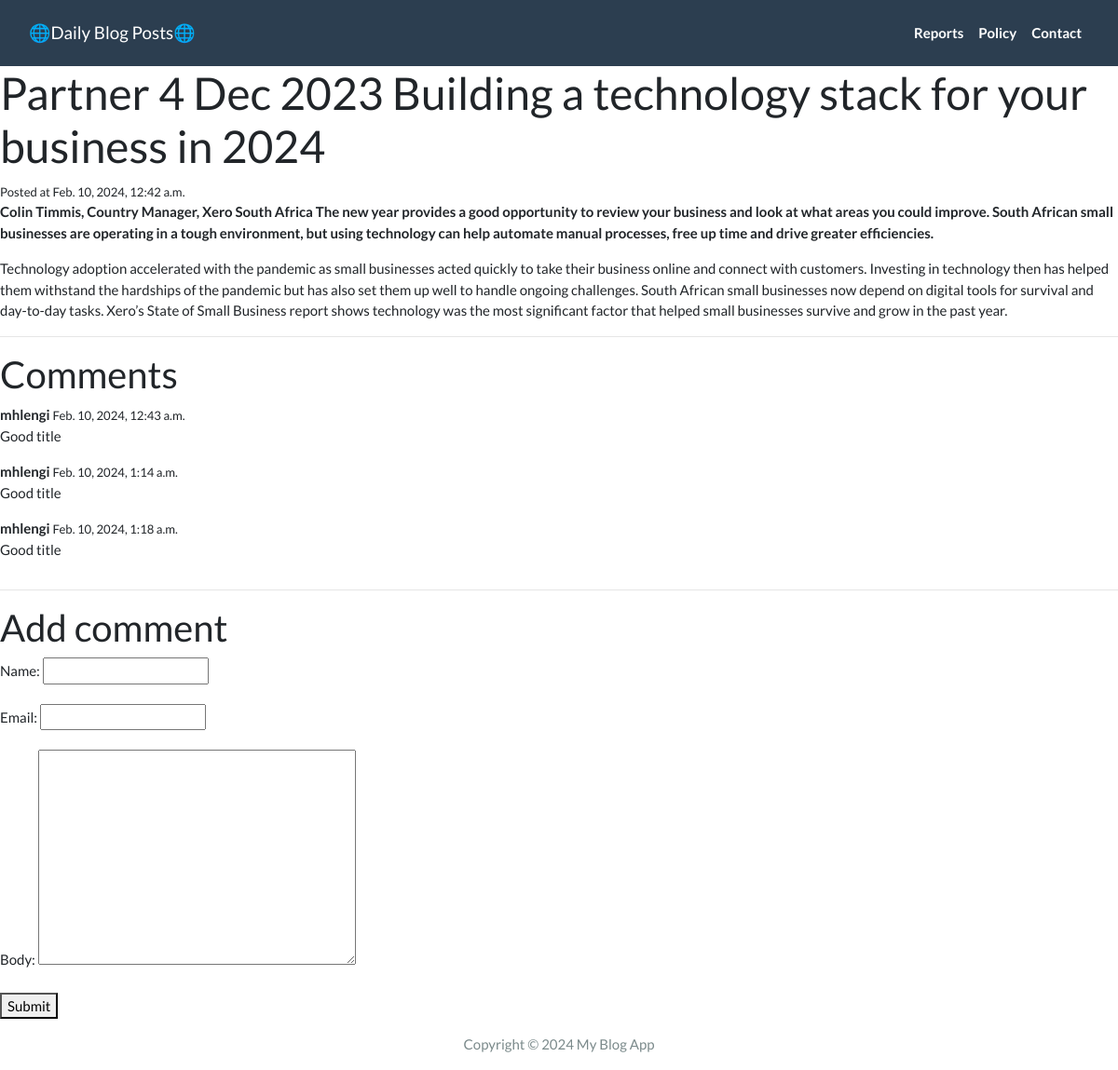
/1/, run on the app's committed database.
### blog/models.py (models this page shows)
class Post(models.Model):
    title = models.CharField(max_length=255)
    slug = models.SlugField()
    intro = models.TextField()
    body = models.TextField()
    date_added = models.DateTimeField(auto_now_add=True)
    class Meta:
        ordering = ['-date_added']

class Comment(models.Model):
    post = models.ForeignKey(Post, related_name='comments', on_delete=models.CASCADE)
    name = models.CharField(max_length=255)
    email = models.EmailField()
    body = models.TextField()
    date_added = models.DateTimeField(auto_now_add=True)
    class Meta:
        ordering = ['date_added']

### blog/views.py (the view)
# urls.py: path('<slug:slug>/', post_detail, name='post_detail'),
def post_detail(request, slug):
    post = Post.objects.get(slug=slug)
    if request.method == 'POST':
        form = CommentForm(request.POST)
        if form.is_valid():
            comment = form.save(commit=False)
            comment.post = post
            comment.save()
            return redirect('post_detail', slug=post.slug)
    else:
        form = CommentForm()
    return render(request, 'blog/post_detail.html', {'post': post, 'form': form})

### blog/forms.py
class CommentForm(forms.ModelForm):
    class Meta:
        model = Comment
        fields = ['name', 'email', 'body']

### blog/templates/blog/post_detail.html (shortened to what this page needs)
{% extends 'blog/base.html' %}
{% block content %}
    <h1 class="title">{{ post.title }}</h1>
    <small>Posted at {{ post.date_added }}</small>
    <p><strong>{{ post.intro }}</strong></p>
    <p>{{ post.body }}</p>
    <hr>
    <h2 class="subtitle">Comments</h2>
    {% for comment in post.comments.all %}
        <article class="media">
            <div class="media-content">
                <div class="content">
                    <p>
                        <strong>{{ comment.name }}</strong> <small>{{ comment.date_added }}</small>
                        <br>
                        {{ comment.body }}
                    </p>
                </div>
            </div>
        </article>
    {% empty %}
        <div class="notification">
            <p>No comments yet!</p>
        </div>
    {% endfor %}
    <hr>
    <h2 class="subtitle">Add comment</h2>
    <form method="post" action=".">
        {{ form.as_p }}
        <div class="field">
            <div class="control">
                <button class="button is-success">Submit</button>
            </div>
        </div>
    </form>
{% endblock %}

### blog/templates/blog/base.html (shortened to what this page needs)
<!DOCTYPE html>
<html>
    <head>
        <link rel="stylesheet" href="https://stackpath.bootstrapcdn.com/bootswatch/4.5.2/flatly/bootstrap.min.css">
      </head>
    <body>
  <nav class="navbar navbar-expand-lg navbar-dark bg-primary" id="mainNav">
    <div class="container-fluid">
        <a class="navbar-brand" href="#">🌐Daily Blog Posts🌐</a>
      <div class="collapse navbar-collapse" id="navbarResponsive">
        <ul class="navbar-nav ml-auto">
          <li class="nav-item text-black">
            <a class="nav-link text-black font-weight-bold" href="#">Reports</a>
          </li>
          <li class="nav-item text-black">
            <a class="nav-link text-black font-weight-bold" href="#">Policy</a>
          </li>
          <li class="nav-item text-black">
            <a class="nav-link text-black font-weight-bold" href="#">Contact</a>
          </li>
        </ul>
      </div>
    </div>
  </nav>
  {% block content %}{% endblock content %}
  <footer class="py-3 bg-grey">
    <p class="m-0 text-dark text-center ">Copyright &copy; 2024 My Blog App </p>
  </footer>
    </body>

### data on the page
Post: title "Partner 4 Dec 2023 Building a technology stack for your business in 2024", date_added "Feb. 10, 2024, 12:42 a.m.", intro "Colin Timmis, Country Manager, Xero South Africa The new year provides a good opportunity to review your business and look at what areas you could improve. South African small businesses are operating in a tough environment, but using technology can help automate manual processes, free up time and drive greater efficiencies.", body "Technology adoption accelerated with the pandemic as small businesses acted quickly to take their business online and connect with customers. Investing in technology then has helped them withstand the hardships of the pandemic but has also set them up well to handle ongoing challenges. South African small businesses now depend on digital tools for survival and day-to-day tasks. Xero’s State of Small Business report shows technology was the most significant factor that helped small businesses survive and grow in the past year."
Comment: name "mhlengi", date_added "Feb. 10, 2024, 12:43 a.m.", body "Good title"
Comment: name "mhlengi", date_added "Feb. 10, 2024, 1:14 a.m.", body "Good title"
Comment: name "mhlengi", date_added "Feb. 10, 2024, 1:18 a.m.", body "Good title"
